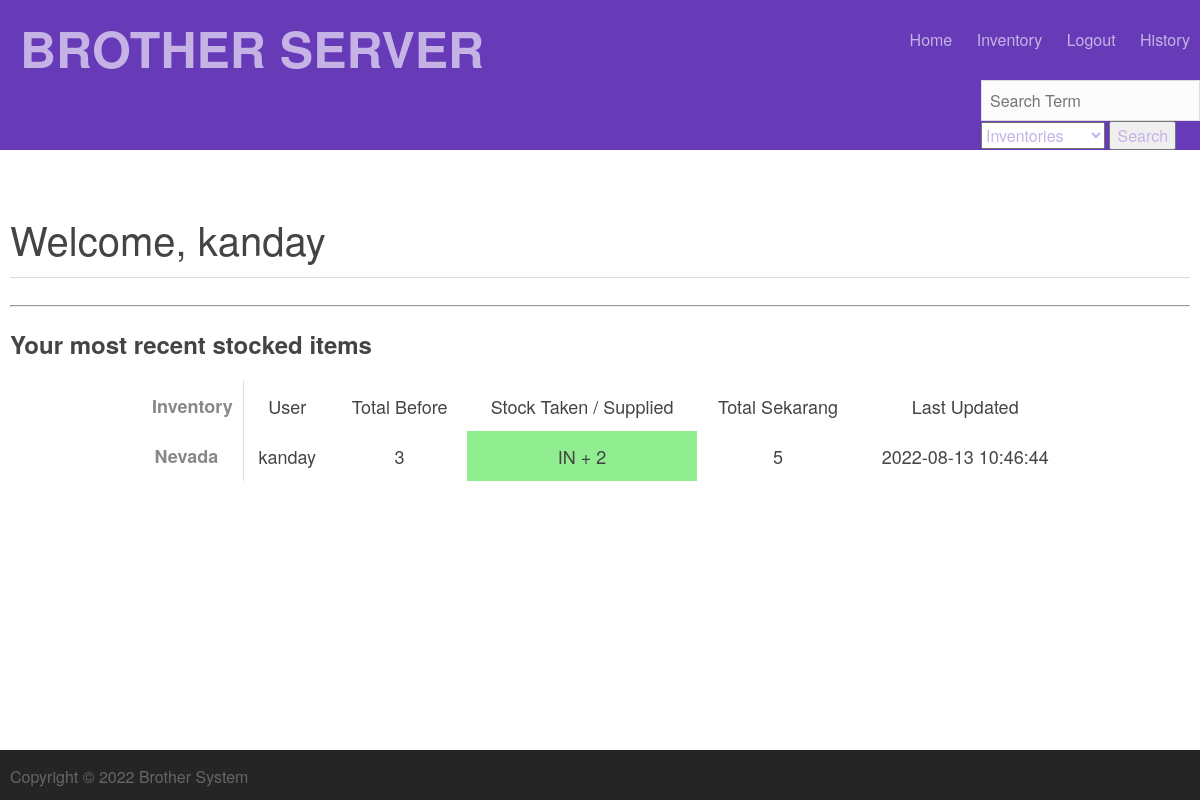
/home (signed in), run on an earlier commit of the app's database.
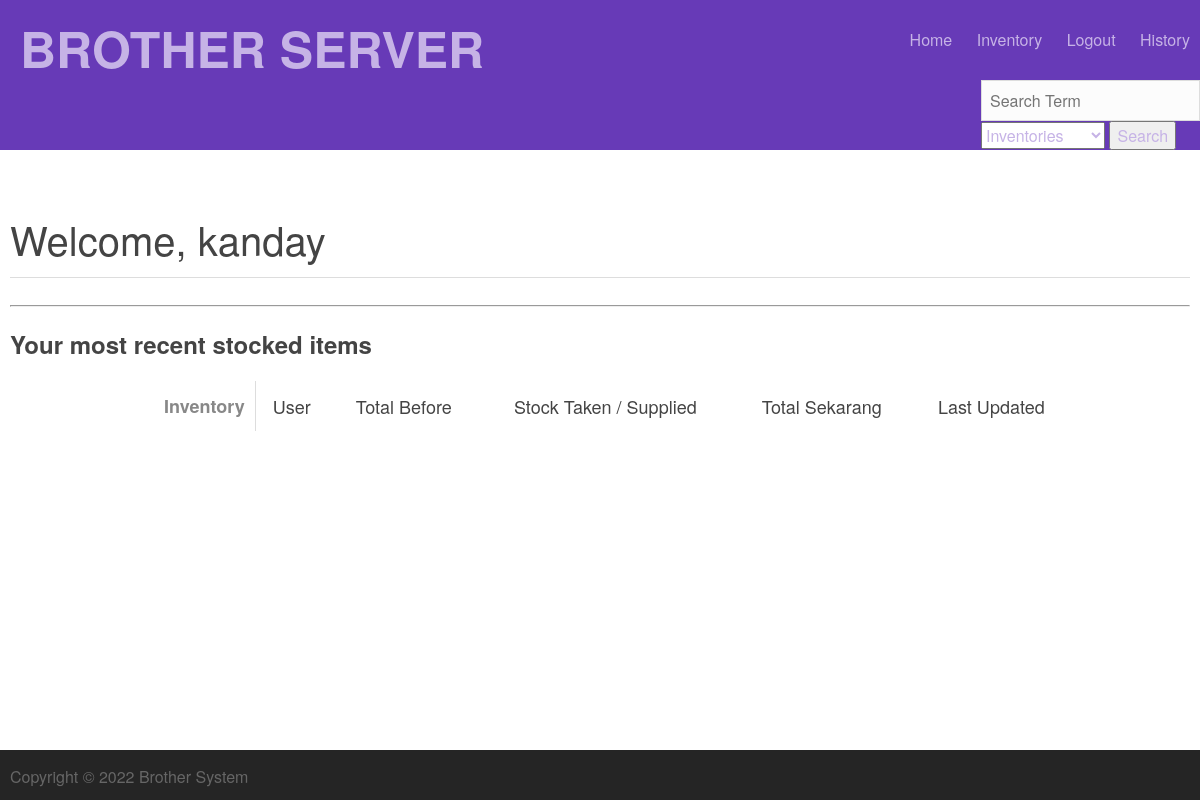
And on a later commit of the database.
### tables this page shows
CREATE TABLE Users(
            user_id INTEGER PRIMARY KEY AUTOINCREMENT,
            username TEXT,
            password TEXT,
            admin INTEGER DEFAULT 0);

CREATE TABLE History(
            history_id INTEGER PRIMARY KEY AUTOINCREMENT,
            user_id INTEGER REFERENCES Users(user_id) NOT NULL,
            inventory_id INTEGER REFERENCES Inventory(inventory_id) NOT NULL,
            stock_before INTEGER,
            stock_after INTEGER,
            stock_taken_supplied INTEGER,
            lastviewed DATE NOT NULL
        );

CREATE TABLE Inventory(
            inventory_id INTEGER PRIMARY KEY AUTOINCREMENT,
            inventoryname TEXT,
            quantity INT,
            description TEXT);

### run.py (the view)
@app.route('/home')
def home():
    if ('logged_in' not in session or not session['logged_in']):
        return redirect(url_for('login'))
    page['title'] = 'User Page'
    user_history = None
    user_history = myDatabase.select_all_history()
    if user_history == None:
        user_history = []
    return render_template("home.html",
                            page=page,
                            session=session,
                            user=user_details,
                            user_history=user_history)

### database.py (called while the page is built)
    def execute(self, sql_string):
        out = None
        for string in sql_string.split(";"):
            try:
                out = self.cur.execute(string)
            except sqlite3.DatabaseError as e:
                print("database error:{}".format(e))
                pass
        return out

    def select_all_history(self):
        sql_query = """
            SELECT his.history_id, inv.inventoryname, user.username, his.stock_before, his.stock_after, his.stock_taken_supplied, his.lastviewed
            FROM (Inventory inv JOIN History his USING(inventory_id)) JOIN USERS user USING(user_id)
            ORDER BY his.history_id DESC
        """
        result = []
        self.execute(sql_query)
        cols = [a[0] for a in self.cur.description]
        returning = self.cur.fetchall()
        for row in returning:
            result.append({a:b for a,b in zip(cols, row)})
        return result

### templates/home.html
{% include 'top.html' %}
<div class="content">
  <div class="container details">
    <h1 class="title">Welcome, {{ user['username'] }}</h1>
    <hr />
    <div>
      <h2 class="containertitle">Your most recent stocked items</h2>
      <table class="styled">
        <thead>
          <tr>
            <td>Inventory</td>
            <td>User</td>
            <td>Total Before</td>
            <td>Stock Taken / Supplied</td>
            <td>Total Sekarang</td>
            <td>Last Updated</td>
          </tr>
        </thead>
        <tbody>
          {% for instance in user_history %}
          <tr>
            <td style="text-align: center">{{ instance.inventoryname }}</td>
            <td>{{ instance.username }}</td>
            <td>{{ instance.stock_before }}</td>
            {% if instance.stock_taken_supplied < 0 %}
            <td bgcolor="lightcoral">OUT {{ instance.stock_taken_supplied }}</td>
            {% else %}
            <td bgcolor="lightgreen">IN + {{ instance.stock_taken_supplied }}</td>
            {% endif %}
            <td>{{ instance.stock_after }}</td>
            <td>{{ instance.lastviewed }}</td>
          </tr>
          {% endfor %}
        </tbody>
      </table>
    </div>
  </div>
</div>
{% include 'bottom.html'%}

What changed in the data, as far as the page shows it:
no longer on this page (row edited): Users: username "kanday"
removed History: inventoryname "Nevada", username "kanday", stock_before "3", stock_taken_supplied "2", stock_after "5", lastviewed "2022-08-13 10:46:44"
Also different on the page:
{{ user['username'] }}: (not shown) → "kanday"
